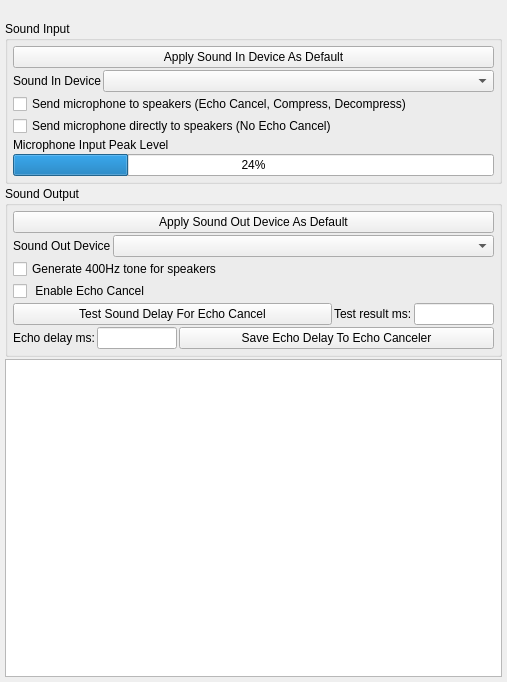
<?xml version="1.0" encoding="UTF-8"?>
<ui version="4.0">
 <class>AppletSoundSettingsUi</class>
 <widget class="QWidget" name="AppletSoundSettingsUi">
  <property name="geometry">
   <rect>
    <x>0</x>
    <y>0</y>
    <width>507</width>
    <height>682</height>
   </rect>
  </property>
  <property name="sizePolicy">
   <sizepolicy hsizetype="Preferred" vsizetype="Preferred">
    <horstretch>0</horstretch>
    <verstretch>0</verstretch>
   </sizepolicy>
  </property>
  <property name="contextMenuPolicy">
   <enum>Qt::ContextMenuPolicy::ActionsContextMenu</enum>
  </property>
  <property name="windowTitle">
   <string>Sound Settings</string>
  </property>
  <property name="sizeGripEnabled" stdset="0">
   <bool>true</bool>
  </property>
  <layout class="QVBoxLayout" name="verticalLayout_3">
   <property name="spacing">
    <number>2</number>
   </property>
   <property name="leftMargin">
    <number>5</number>
   </property>
   <property name="topMargin">
    <number>5</number>
   </property>
   <property name="rightMargin">
    <number>5</number>
   </property>
   <property name="bottomMargin">
    <number>5</number>
   </property>
   <item>
    <widget class="QLabel" name="m_StatusMsgLabel">
     <property name="sizePolicy">
      <sizepolicy hsizetype="Preferred" vsizetype="Fixed">
       <horstretch>0</horstretch>
       <verstretch>0</verstretch>
      </sizepolicy>
     </property>
     <property name="text">
      <string/>
     </property>
    </widget>
   </item>
   <item>
    <widget class="QGroupBox" name="groupBox">
     <property name="title">
      <string>Sound Input</string>
     </property>
     <layout class="QVBoxLayout" name="verticalLayout_2">
      <property name="spacing">
       <number>2</number>
      </property>
      <property name="leftMargin">
       <number>5</number>
      </property>
      <property name="topMargin">
       <number>5</number>
      </property>
      <property name="rightMargin">
       <number>5</number>
      </property>
      <property name="bottomMargin">
       <number>5</number>
      </property>
      <item>
       <widget class="QPushButton" name="m_ApplyDefaultInDeviceButton">
        <property name="text">
         <string>Apply Sound In Device As Default</string>
        </property>
       </widget>
      </item>
      <item>
       <layout class="QHBoxLayout" name="horizontalLayout_2">
        <item>
         <widget class="QLabel" name="m_InDeviceLabel">
          <property name="text">
           <string>Sound In Device</string>
          </property>
         </widget>
        </item>
        <item>
         <widget class="QComboBox" name="m_InDeviceComboBox">
          <property name="sizePolicy">
           <sizepolicy hsizetype="Expanding" vsizetype="Fixed">
            <horstretch>0</horstretch>
            <verstretch>0</verstretch>
           </sizepolicy>
          </property>
         </widget>
        </item>
       </layout>
      </item>
      <item>
       <widget class="QCheckBox" name="m_SendMicEchoCanceledToSpeakerCheckBox">
        <property name="text">
         <string>Send microphone to speakers (Echo Cancel, Compress, Decompress)</string>
        </property>
       </widget>
      </item>
      <item>
       <widget class="QCheckBox" name="m_SendMicDirectlyToSpeakersCheckBox">
        <property name="text">
         <string>Send microphone directly to speakers (No Echo Cancel)</string>
        </property>
       </widget>
      </item>
      <item>
       <widget class="QLabel" name="label_2">
        <property name="text">
         <string>Microphone Input Peak Level</string>
        </property>
       </widget>
      </item>
      <item>
       <widget class="QProgressBar" name="m_AudioInPeakProgressBar">
        <property name="value">
         <number>24</number>
        </property>
       </widget>
      </item>
     </layout>
    </widget>
   </item>
   <item>
    <widget class="QGroupBox" name="groupBox_2">
     <property name="title">
      <string>Sound Output</string>
     </property>
     <layout class="QVBoxLayout" name="verticalLayout">
      <property name="spacing">
       <number>2</number>
      </property>
      <property name="leftMargin">
       <number>5</number>
      </property>
      <property name="topMargin">
       <number>5</number>
      </property>
      <property name="rightMargin">
       <number>5</number>
      </property>
      <property name="bottomMargin">
       <number>5</number>
      </property>
      <item>
       <widget class="QPushButton" name="m_ApplyDefaultOutDeviceButton">
        <property name="text">
         <string>Apply Sound Out Device As Default</string>
        </property>
       </widget>
      </item>
      <item>
       <layout class="QHBoxLayout" name="horizontalLayout">
        <item>
         <widget class="QLabel" name="m_OutDeviceLable">
          <property name="text">
           <string>Sound Out Device</string>
          </property>
         </widget>
        </item>
        <item>
         <widget class="QComboBox" name="m_OutDeviceComboBox">
          <property name="sizePolicy">
           <sizepolicy hsizetype="Expanding" vsizetype="Fixed">
            <horstretch>0</horstretch>
            <verstretch>0</verstretch>
           </sizepolicy>
          </property>
         </widget>
        </item>
       </layout>
      </item>
      <item>
       <widget class="QCheckBox" name="m_GenerateToneCheckBox">
        <property name="text">
         <string>Generate 400Hz tone for speakers</string>
        </property>
       </widget>
      </item>
      <item>
       <widget class="QCheckBox" name="m_EchoCancelEnableCheckBox">
        <property name="text">
         <string> Enable Echo Cancel</string>
        </property>
       </widget>
      </item>
      <item>
       <layout class="QHBoxLayout" name="horizontalLayout_4">
        <item>
         <widget class="QPushButton" name="m_TestSoundDelayButton">
          <property name="text">
           <string>Test Sound Delay For Echo Cancel</string>
          </property>
         </widget>
        </item>
        <item>
         <widget class="QLabel" name="label_4">
          <property name="sizePolicy">
           <sizepolicy hsizetype="Fixed" vsizetype="Preferred">
            <horstretch>0</horstretch>
            <verstretch>0</verstretch>
           </sizepolicy>
          </property>
          <property name="text">
           <string>Test result ms:</string>
          </property>
         </widget>
        </item>
        <item>
         <widget class="QLineEdit" name="m_TestDelayResultLineEdit">
          <property name="maximumSize">
           <size>
            <width>80</width>
            <height>16777215</height>
           </size>
          </property>
         </widget>
        </item>
       </layout>
      </item>
      <item>
       <layout class="QHBoxLayout" name="horizontalLayout_3">
        <item>
         <widget class="QLabel" name="label_3">
          <property name="sizePolicy">
           <sizepolicy hsizetype="Fixed" vsizetype="Preferred">
            <horstretch>0</horstretch>
            <verstretch>0</verstretch>
           </sizepolicy>
          </property>
          <property name="text">
           <string>Echo delay ms:</string>
          </property>
         </widget>
        </item>
        <item>
         <widget class="QLineEdit" name="m_EchoDelayLineEdit">
          <property name="maximumSize">
           <size>
            <width>80</width>
            <height>16777215</height>
           </size>
          </property>
         </widget>
        </item>
        <item>
         <widget class="QPushButton" name="m_EchoDelaySaveButton">
          <property name="text">
           <string>Save Echo Delay To Echo Canceler</string>
          </property>
         </widget>
        </item>
       </layout>
      </item>
     </layout>
    </widget>
   </item>
   <item>
    <widget class="LogWidget" name="m_LogWidget"/>
   </item>
  </layout>
 </widget>
 <customwidgets>
  <customwidget>
   <class>LogWidget</class>
   <extends>QPlainTextEdit</extends>
   <header>LogWidget.h</header>
   <container>1</container>
  </customwidget>
 </customwidgets>
 <resources/>
 <connections/>
</ui>
